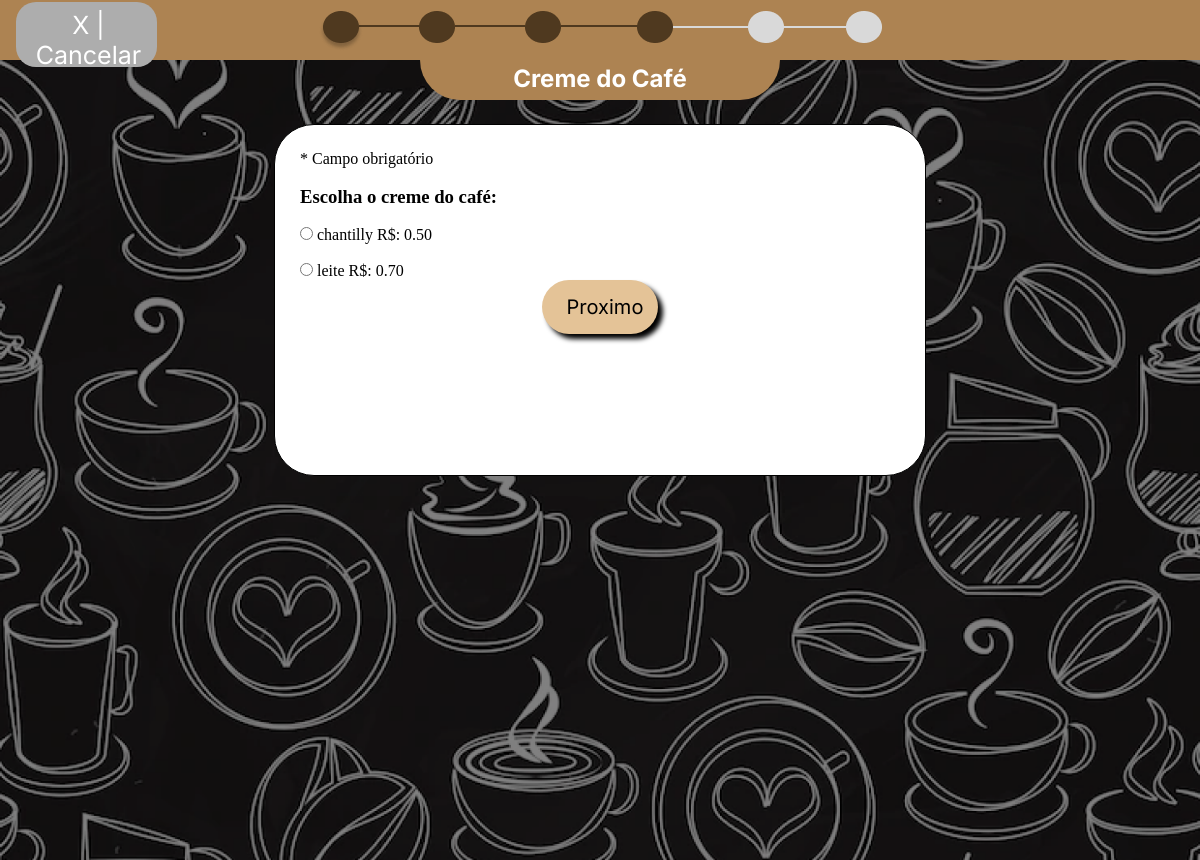
/pedir/cremeCafe.php (signed in), run on the app's committed database.
### tables this page shows
CREATE TABLE `cremes` (
  `id` int(5) NOT NULL,
  `nome` varchar(50) NOT NULL,
  `preco` varchar(10) NOT NULL
);

### classes/LaCafezito.php (called while the page is built, shortened)
<?php
    class LaCafezito{
        public function procurarCreme(){
            global $pdo;
            $sql= $pdo->prepare("SELECT * FROM cremes");
            $sql-> execute();
            if($sql->rowCount()>0){
                $dados = $sql->fetchAll();
                return $dados;
            } else {
                return [];
            }
        }
    }
?>

### pedir/cremeCafe.php (the view, shortened to what this page needs)
<?php
    require_once '../classes/laCafezito.php';
    $u = new laCafezito();
?>
<!DOCTYPE html>
<html lang="pt-br">
<head>
    <link rel="stylesheet" href="../styles/pedir.css">
</head>
<body>
    <div id="navegador">
        <a href="../home.php" id="cancelar"><p>X | Cancelar</p></a>
        <img src="../imagens/navegador4.png" id="imgNavegador">
    </div>
    <div id="background">
        <div id="etapa">
            <h2>Creme do Café</h2>
        </div>
        <div id="campo">
        <form method="post">
            <p>* Campo obrigatório</p>
            <br>
            <h3>Escolha o creme do café:</h3>
            <?php
                $u->conectar("cafe", "localhost", "root", "");
                $cremes = $u->procurarCreme();
                for($i=0; $i<count($cremes); $i++){
                    $nome = $cremes[$i]["nome"];
                    $preco = $cremes[$i]["preco"];
                    $id = $cremes[$i]["id"];
                    echo "
                    <br>
                        <input type='radio' name='cremes' value='$id' id='$id'>
                        <label for='$id'>$nome</label>
                        <label for='$id'>R$: $preco</label>
                    <br>
                    ";
                }
            ?>
                <input type="submit" value="Proximo" name="proximo" class="btnProximo">
            </form>
        </div>
    </div>
</body>
</html>

### styles/pedir.css (style rules this page uses)
* { padding: 0px; margin: 0px; }
#navegador { display: grid; grid-template-columns: 1fr 1fr 1fr; background-color: #ad8352; height: 60px; }
#imgNavegador { display: block; grid-column-start: 2; grid-column-end: 3; padding-top: 2%; }
#cancelar { grid-column-start: 1; grid-column-end: 1; margin-top: 2px; margin-left: 5%; text-decoration: none; color: white; font-size: 25px; font-family: 'Inter', sans-serif; background-color: rgb(173, 173, 173); height: 63%; width: 38%; padding: 8px; border-radius: 20px; padding-left: 12px; text-align: center; padding-top: 8px; }
#etapa { background-color: #ad8352; margin-left: 35%; margin-right: 35%; height: 40px; border-top: none; border-bottom-right-radius: 50px; border-bottom-left-radius: 50px; color: white; }
#background { background-image: url('../imagens/backgroundMontar.png'); background-size: 100% 100%; display: block; height:auto; width:auto; background-repeat: no-repeat; min-width: 100vh; min-height: 100vh; }
h2 { padding-top: 1%; text-align: center; font-family: 'Inter', sans-serif; }
#campo { padding-bottom: 2%; }
form { padding: 25px; background-color: white; margin-top: 2%; margin-left: auto; margin-right: auto; width: 6em; width: 600px; border: 1px solid black; border-radius: 40px; height:auto; overflow:hidden; min-height: 300px; }
.btnProximo { background-color: #E4C397; color: black; font-size: 20px; border: none; border-radius: 50px; box-shadow: 5px 5px 5px black; padding: 15px; padding-left: 25px; display: block; margin-left: auto; margin-right: auto; font-family: 'Inter', sans-serif; }

### data on the page
cremes: nome "chantilly", preco "0.50"
cremes: nome "leite", preco "0.70"
